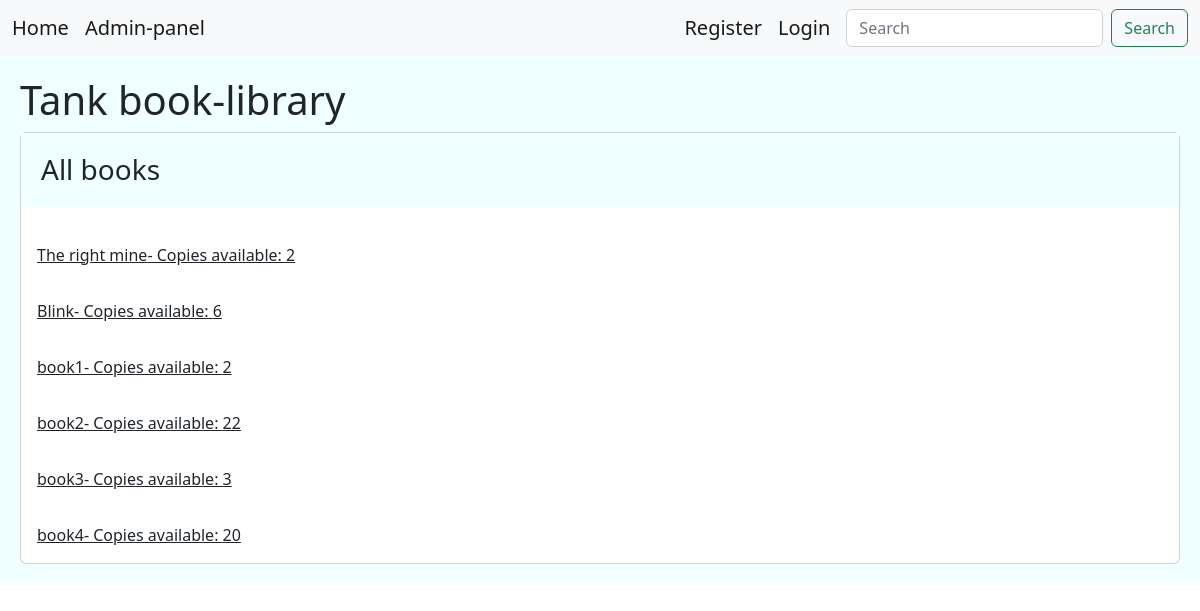
The app's page /, older data.
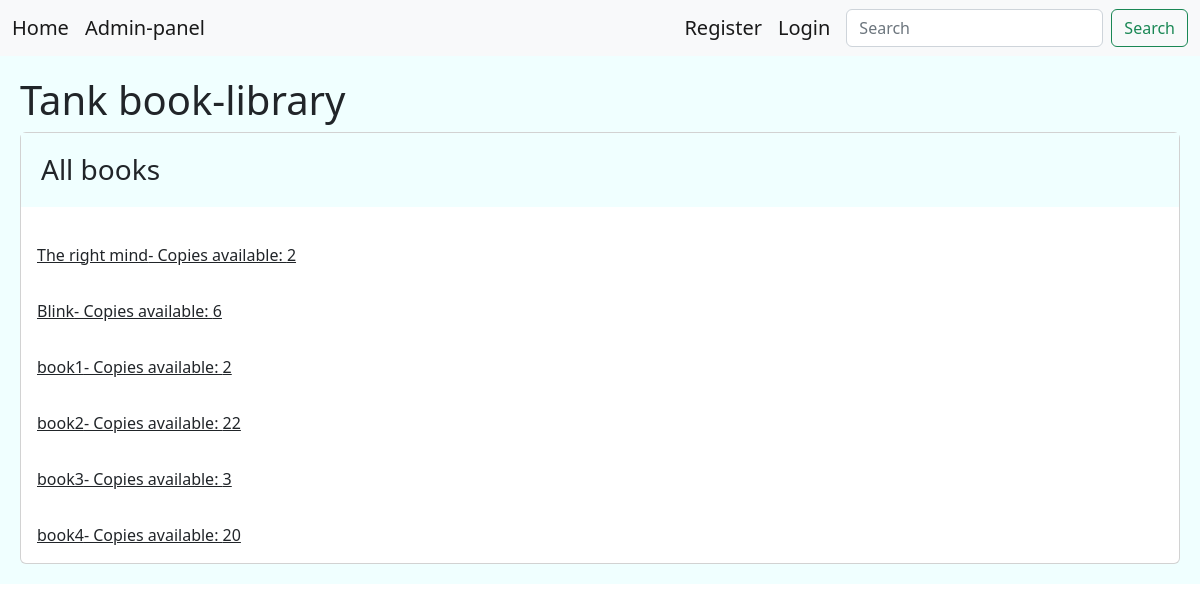
The same page, newer data.
### library/models.py (models this page shows, shortened)
class Books(models.Model):
    title = models.CharField(max_length=100)
    description = models.TextField(null=True)
    price = models.DecimalField(max_digits=6 , decimal_places=2, default=0.00)
    shabak = models.CharField(max_length=150,null=True)
    copies_available = models.PositiveIntegerField(default=4)
    genre = models.ForeignKey('Genre', on_delete=models.SET_NULL, null=True)
    author = models.ForeignKey('Author', on_delete=models.SET_NULL, null=True)

### library/views.py (the view)
# urls.py: path('',views.HomePage.as_view(), name='home'),
class HomePage(View):
    def get(self,request):
        books = Books.objects.all()
        return render(request,'main.html',{'books':books})

### templates/main.html (shortened to what this page needs)
<!DOCTYPE html>
<html lang="en">
<head>
    <link href="https://cdn.jsdelivr.net/npm/bootstrap@5.2.0-beta1/dist/css/bootstrap.min.css" rel="stylesheet">
</head>
<body>
{% include 'include/navbar.html' %}
<div class="jumbotron">
    {% block content %} <H1> Tank book-library </H1>
    <div class="card">
        <h3 class="card-title jumbotron">All books</h3>
        {% for i in books %}
        <a class="card-body" href="{% url 'library:borrow' i.id  %}" >{{i.title}}- Copies available: {{i.copies_available}}</a>
        {% endfor %}
        {% endblock %}
</div>
</body>
</html>

Row changes from the older to the newer data that the page shows:
changed Books: title "The right mine" → "The right mind"
